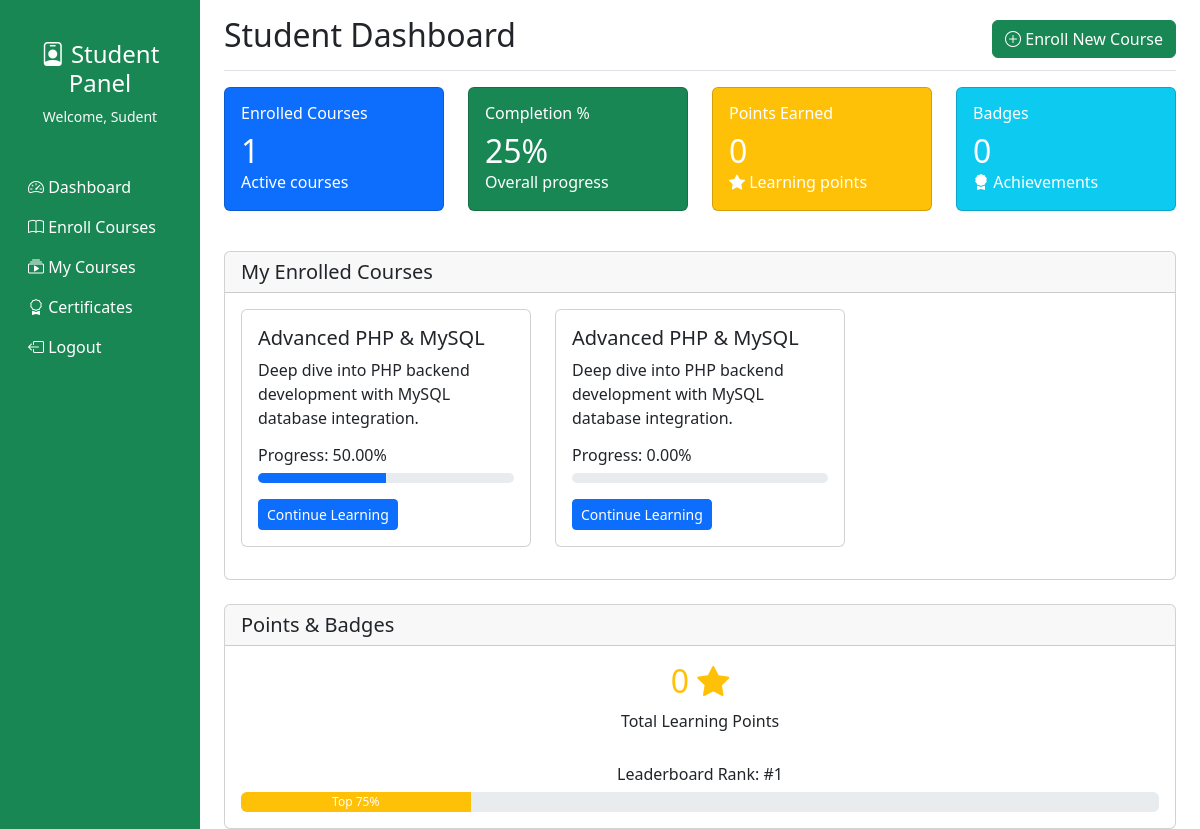
Screenshot of /student/index.php (signed in) with the database file from the repository.
### tables this page shows
CREATE TABLE `users` (
  `id` int(11) NOT NULL,
  `full_name` varchar(100) NOT NULL,
  `dob` date DEFAULT NULL,
  `email` varchar(150) NOT NULL,
  `phone` varchar(20) NOT NULL,
  `password` varchar(255) NOT NULL,
  `user_type` enum('student','instructor','admin','parents') NOT NULL,
  `profile` varchar(255) DEFAULT NULL,
  `terms_accepted` tinyint(1) DEFAULT 0,
  `status` enum('active','inactive','blocked') DEFAULT 'active',
  `created_at` timestamp NOT NULL DEFAULT current_timestamp(),
  `updated_at` timestamp NOT NULL DEFAULT current_timestamp() ON UPDATE current_timestamp()
);

CREATE TABLE `course_enrollments` (
  `id` int(11) NOT NULL,
  `fkstudentID` int(11) NOT NULL,
  `fkcourseID` int(11) NOT NULL,
  `enrolled_at` timestamp NOT NULL DEFAULT current_timestamp(),
  `progress` decimal(5,2) DEFAULT 0.00,
  `enStatus` varchar(255) NOT NULL
);

CREATE TABLE `courses` (
  `id` int(11) NOT NULL,
  `fkteacherID` int(11) DEFAULT NULL,
  `title` varchar(255) NOT NULL,
  `category` varchar(100) NOT NULL,
  `difficulty` enum('beginner','intermediate','advanced') NOT NULL,
  `price` decimal(10,2) NOT NULL,
  `duration_weeks` int(11) NOT NULL,
  `description` text NOT NULL,
  `learning_objectives` text DEFAULT NULL,
  `thumbnail` varchar(255) NOT NULL,
  `intro_video` varchar(255) DEFAULT NULL,
  `materials` text DEFAULT NULL,
  `scorm_enabled` tinyint(1) DEFAULT 0,
  `status` enum('pending','approved','rejected') DEFAULT 'pending',
  `created_at` timestamp NOT NULL DEFAULT current_timestamp()
);

### student/auth.php (called while the page is built, shortened)
<?php
if (!isset($_SESSION['authemail']) AND !isset($_SESSION['authemail']) AND $_SESSION['user_types']!='teacher' ) {
	header('location:../index.php');
}else {
	require_once 'db.php';
	$stquery = "SELECT * FROM users WHERE email =  '$_SESSION[authemail]' ";
	$stdata = mysqli_fetch_assoc(mysqli_query($conn, $stquery));
	$userid =  $stdata['id'];
	$full_name =  $stdata['full_name'];
}
?>

### student/index.php (the view, shortened to what this page needs)
<?php
require_once 'header.php';
?>
<main class="col-md-9 ms-sm-auto col-lg-10 px-md-4">
    <div class="d-flex justify-content-between flex-wrap flex-md-nowrap align-items-center pt-3 pb-2 mb-3 border-bottom">
        <h1 class="h2">Student Dashboard</h1>
        <button class="btn btn-success" onclick="location.href='enroll_courses.php'">
            <i class="bi bi-plus-circle"></i> Enroll New Course
        </button>
    </div>
<?php
$qCourses = mysqli_query($conn,"
    SELECT COUNT(*) AS total
    FROM course_enrollments
    WHERE fkstudentID='$userid' AND enStatus='active'
");
$courseData = mysqli_fetch_assoc($qCourses);
$totalCourses = $courseData['total'] ?? 0;
$qProgress = mysqli_query($conn,"
    SELECT AVG(progress) AS avg_progress
    FROM course_enrollments
    WHERE fkstudentID='$userid'
");
$progressData = mysqli_fetch_assoc($qProgress);
$overallProgress = round($progressData['avg_progress'] ?? 0);
$qPoints = mysqli_query($conn,"
    SELECT SUM(total_score) AS quiz_points
    FROM quiz_result
    WHERE student_id='$userid' AND status='pass'
");
$p = mysqli_fetch_assoc($qPoints);
$quizPoints = $p['quiz_points'] ?? 0;
$qBonus = mysqli_query($conn,"
    SELECT COUNT(*) AS completed
    FROM course_enrollments
    WHERE fkstudentID='$userid' AND progress=100
");
$b = mysqli_fetch_assoc($qBonus);
$completionBonus = ($b['completed'] ?? 0) * 200;
$totalPoints = $quizPoints + $completionBonus;
$badges = [];
$qRank = mysqli_query($conn,"
    SELECT student_id, SUM(total_score) AS points
    FROM quiz_result
    GROUP BY student_id
    ORDER BY points DESC
");
$rank = 0;
$i = 1;
while($r = mysqli_fetch_assoc($qRank)){
    if($r['student_id'] == $userid){
        $rank = $i;
        break;
    }
    $i++;
}
$qMyCourses = mysqli_query($conn,"
    SELECT c.title, c.description, ce.progress
    FROM course_enrollments ce
    JOIN courses c ON c.id = ce.fkcourseID
    WHERE ce.fkstudentID='$userid'
");
?>
<div class="row">
    <div class="col-md-3 mb-3">
        <div class="card text-white bg-primary">
            <div class="card-body">
                <h6 class="card-title">Enrolled Courses</h6>
                <h2 class="mb-0"><?= $totalCourses ?></h2>
                <p class="card-text">Active courses</p>
            </div>
        </div>
    </div>
    <div class="col-md-3 mb-3">
        <div class="card text-white bg-success">
            <div class="card-body">
                <h6 class="card-title">Completion %</h6>
                <h2 class="mb-0"><?= $overallProgress ?>%</h2>
                <p class="card-text">Overall progress</p>
            </div>
        </div>
    </div>
    <div class="col-md-3 mb-3">
        <div class="card text-white bg-warning">
            <div class="card-body">
                <h6 class="card-title">Points Earned</h6>
                <h2 class="mb-0"><?= $totalPoints ?></h2>
                <p class="card-text"><i class="bi bi-star-fill"></i> Learning points</p>
            </div>
        </div>
    </div>
    <div class="col-md-3 mb-3">
        <div class="card text-white bg-info">
            <div class="card-body">
                <h6 class="card-title">Badges</h6>
                <h2 class="mb-0"><?= count($badges) ?></h2>
                <p class="card-text"><i class="bi bi-award-fill"></i> Achievements</p>
            </div>
        </div>
    </div>
</div>
<div class="card mt-4">
    <div class="card-header">
        <h5 class="mb-0">My Enrolled Courses</h5>
    </div>
    <div class="card-body">
        <div class="row">
            <?php while($row = mysqli_fetch_assoc($qMyCourses)) { ?>
            <div class="col-md-4 mb-3">
                <div class="card h-100">
                    <div class="card-body">
                        <h5 class="card-title"><?= $row['title'] ?></h5>
                        <p class="card-text"><?= $row['description'] ?></p>
                        <div class="mb-3">
                            <h6>Progress: <?= $row['progress'] ?>%</h6>
                            <div class="progress" style="height: 10px;">
                                <div class="progress-bar" style="width: <?= $row['progress'] ?>%"></div>
                            </div>
                        </div>
                        <a href="#" class="btn btn-primary btn-sm">Continue Learning</a>
                    </div>
                </div>
            </div>
            <?php } ?>
        </div>
    </div>
</div>
<div class="row mt-4">
   <div class="col-md-12">
        <div class="card">
            <div class="card-header">
                <h5 class="mb-0">Points & Badges</h5>
            </div>
            <div class="card-body text-center">
                <h2 class="text-warning"><?= $totalPoints ?> <i class="bi bi-star-fill"></i></h2>
                <p>Total Learning Points</p>
                <div class="mt-3">
                    <h6>Leaderboard Rank: #<?= $rank ?></h6>
                    <div class="progress" style="height: 20px;">
                        <div class="progress-bar bg-warning" style="width: <?= $overallProgress ?>%">Top <?= 100 - $overallProgress ?>%</div>
                    </div>
                </div>
            </div>
        </div>
    </div>
</div>
</main>
</div>
</div>
</body>
</html>

### student/header.php (shortened to what this page needs)
<?php require_once 'auth.php' ?>
<!DOCTYPE html>
<html lang="en">
<head>
    <link href="https://cdn.jsdelivr.net/npm/bootstrap@5.3.0-alpha1/dist/css/bootstrap.min.css" rel="stylesheet">
    <link rel="stylesheet" href="https://cdn.jsdelivr.net/npm/bootstrap-icons@1.8.1/font/bootstrap-icons.css">
</head>
<body>
    <div class="container-fluid">
        <div class="row">
            <nav class="col-md-3 col-lg-2 d-md-block bg-success sidebar min-vh-100">
                <div class="position-sticky pt-3">
                    <div class="text-center py-4">
                        <h4 class="text-white"><i class="bi bi-person-badge"></i> Student Panel</h4>
                        <p class="text-light small">Welcome, <?php echo $full_name ?></p>
                    </div>
                    <ul class="nav flex-column">
                        <li class="nav-item">
                            <a class="nav-link active text-white" href="index.php">
                                <i class="bi bi-speedometer2"></i> Dashboard
                            </a>
                        </li>
                        <li class="nav-item">
                            <a class="nav-link text-white" href="enroll_courses.php">
                                <i class="bi bi-book"></i> Enroll Courses
                            </a>
                        </li>
                        <li class="nav-item">
                            <a class="nav-link text-white" href="view_courses.php">
                                <i class="bi bi-collection-play"></i> My Courses
                            </a>
                        </li>
                        <li class="nav-item">
                            <a class="nav-link text-white" href="certificates.php">
                                <i class="bi bi-award"></i> Certificates
                            </a>
                        </li>
                        <li class="nav-item">
                            <a class="nav-link text-white" href="logout.php">
                                <i class="bi bi-box-arrow-left"></i> Logout
                            </a>
                        </li>
                    </ul>
                </div>
            </nav>

### rows the page displays
users: full_name "Sudent"
course_enrollments: fkcourseID.title "Advanced PHP & MySQL", fkcourseID.description "Deep dive into PHP backend development with MySQL database integration.", progress "50.00"
course_enrollments: fkcourseID.title "Advanced PHP & MySQL", fkcourseID.description "Deep dive into PHP backend development with MySQL database integration.", progress "0.00"

### other values shown
$totalCourses "1"
$overallProgress "25"
$totalPoints "0"
count($badges) "0"
$rank "1"
100 - $overallProgress "75"
